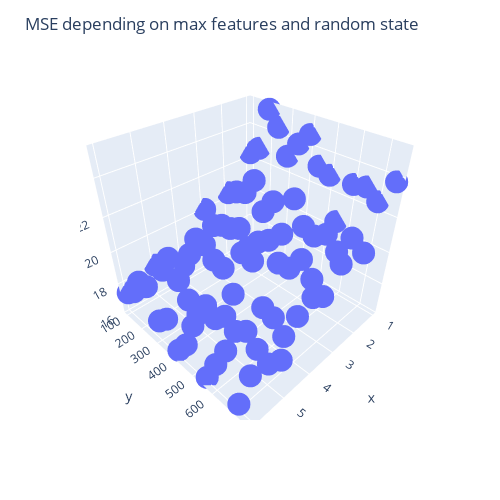

This figure's notebook cell:
### Code cell
import plotly.express as px

mse = []
for m_f in range(1,7):
    for r_s in np.arange(100,800,50):

        RF_boston = RF(max_features=m_f,
                    random_state=r_s).fit(X_train, y_train)
        y_hat_RF = RF_boston.predict(X_test)
        mse.append(np.mean((y_test - y_hat_RF)**2))

x = np.array(range(1,7))

y = np.tile(np.arange(100,800,50), x.shape[0])
x = np.repeat(x, len(y)/x.shape[0])
z = np.array(mse)
# print(y)


df = pd.DataFrame()
df['x'] = x 
df['y'] = y
df['z'] = z

# df.head(100)

fig = px.scatter_3d(df, x='x', y='y', z='z')
fig.update_layout(title='MSE depending on max features and random state',
                  width=500, height=500)
fig.show()

### Figure 1 — Plotly figure (JSON) as saved in the notebook; plotly's stock layout.template omitted (floating-point values rounded to 4 significant figures)
{"data": [{"hovertemplate": "x=%{x}<br>y=%{y}<br>z=%{z}<extra></extra>", "legendgroup": "", "marker": {"color": "#636efa", "symbol": "circle"}, "mode": "markers", "name": "", "scene": "scene", "showlegend": false, "type": "scatter3d", "x": [1, 1, 1, 1, 1, 1, 1, 1, 1, 1, 1, 1, 1, 1, 2, 2, 2, 2, 2, 2, 2, 2, 2, 2, 2, 2, 2, 2, 3, 3, 3, 3, 3, 3, 3, 3, 3, 3, 3, 3, 3, 3, 4, 4, 4, 4, 4, 4, 4, 4, 4, 4, 4, 4, 4, 4, 5, 5, 5, 5, 5, 5, 5, 5, 5, 5, 5, 5, 5, 5, 6, 6, 6, 6, 6, 6, 6, 6, 6, 6, 6, 6, 6, 6], "y": [100, 150, 200, 250, 300, 350, 400, 450, 500, 550, 600, 650, 700, 750, 100, 150, 200, 250, 300, 350, 400, 450, 500, 550, 600, 650, 700, 750, 100, 150, 200, 250, 300, 350, 400, 450, 500, 550, 600, 650, 700, 750, 100, 150, 200, 250, 300, 350, 400, 450, 500, 550, 600, 650, 700, 750, 100, 150, 200, 250, 300, 350, 400, 450, 500, 550, 600, 650, 700, 750, 100, 150, 200, 250, 300, 350, 400, 450, 500, 550, 600, 650, 700, 750], "z": [22.38, 22.87, 25.22, 24.44, 23.05, 23.94, 24.63, 23.18, 22.92, 20.54, 22.93, 23.06, 22.56, 23.83, 20.49, 20.81, 21.04, 22.03, 20.42, 21.31, 19.62, 22.04, 20.75, 20.51, 20.95, 20.27, 21.41, 20.94, 20.14, 19.39, 19.73, 19.85, 20.18, 19.31, 20.01, 20.46, 19.44, 19.51, 20.42, 19.64, 19.03, 21.31, 17.16, 18.35, 19.71, 19.69, 19.09, 18.96, 17.66, 20.66, 20.55, 18.14, 17.96, 17.23, 19.02, 20.58, 18.22, 18.27, 19.44, 18.4, 17.53, 17.01, 18.08, 17.7, 18.35, 17.89, 18.41, 17.8, 17.43, 18.28, 17.4, 17.92, 18.97, 19.11, 17.35, 17.97, 16.38, 17.32, 19.05, 16.26, 17.76, 19.18, 16.41, 18.92]}], "layout": {"height": 500, "legend": {"tracegroupgap": 0}, "margin": {"t": 60}, "scene": {"domain": {"x": [0, 1], "y": [0, 1]}, "xaxis": {"title": {"text": "x"}}, "yaxis": {"title": {"text": "y"}}, "zaxis": {"title": {"text": "z"}}}, "title": {"text": "MSE depending on max features and random state"}, "width": 500}}
